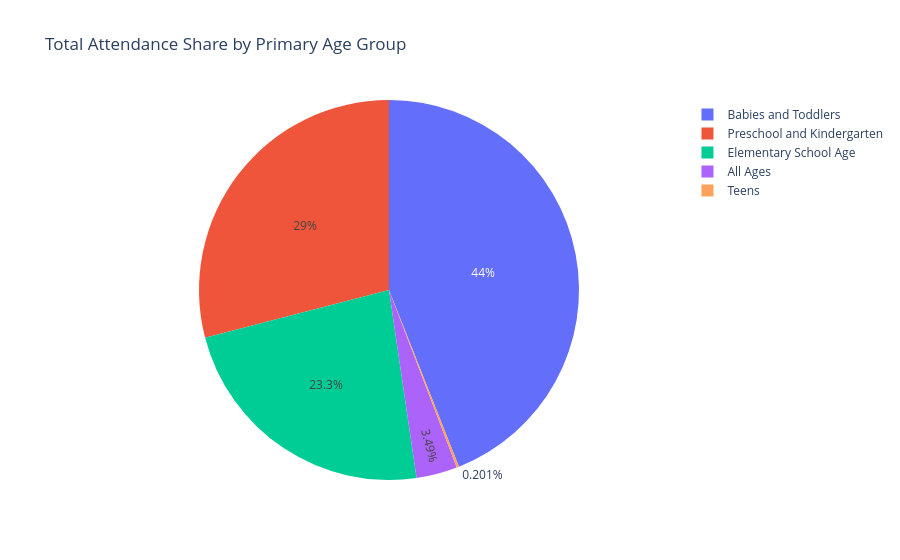

Notebook cell for this chart:
### Code cell
fig = px.pie(agegrp, names='Primary Age Group',values='Attendance', title='Total Attendance Share by Primary Age Group')
fig.show()

### Figure 1 — Plotly figure (JSON) as saved in the notebook; plotly's stock layout.template omitted (floating-point values rounded to 4 significant figures)
{"data": [{"domain": {"x": [0, 1], "y": [0, 1]}, "hovertemplate": "Primary Age Group=%{label}<br>Attendance=%{value}<extra></extra>", "labels": ["All Ages", "Babies and Toddlers", "Elementary School Age", "Preschool and Kindergarten", "Teens"], "legendgroup": "", "name": "", "showlegend": true, "type": "pie", "values": [2412.0, 30450.0, 16110.0, 20100.0, 139.0]}], "layout": {"legend": {"tracegroupgap": 0}, "title": {"text": "Total Attendance Share by Primary Age Group"}}}
